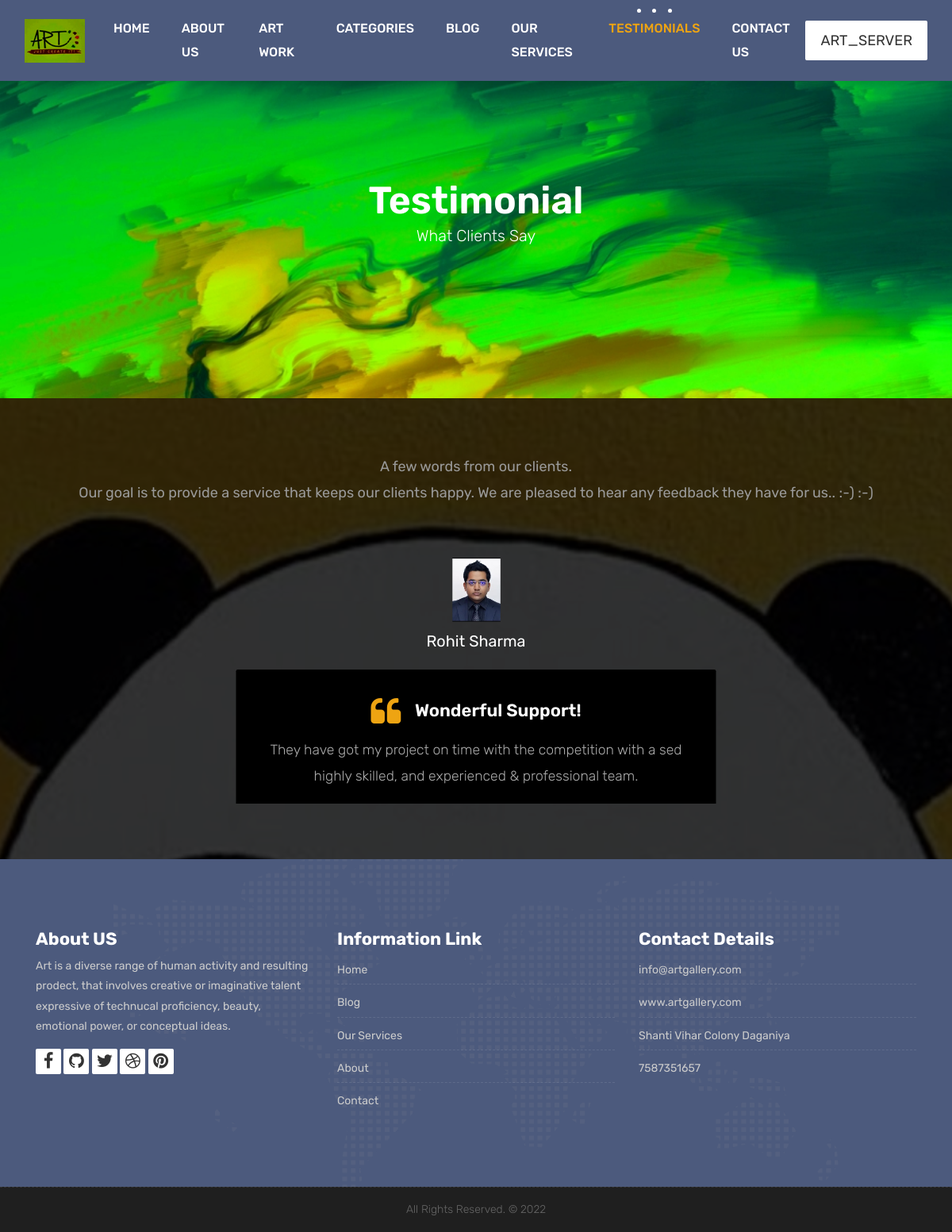
The app's page /Testimonial.php with its own data.
### tables this page shows
CREATE TABLE `testimonial` (
  `id` int(11) NOT NULL,
  `image` text NOT NULL,
  `name` text NOT NULL,
  `quote` text NOT NULL,
  `testimoni` text NOT NULL,
  `status` text NOT NULL,
  `created_at` timestamp NOT NULL DEFAULT current_timestamp()
);

### Testimonial.php (the view, shortened to what this page needs)
<?php
   include("admin/connection.php");
   $sql = "SELECT * from `testimonial` ";
   $testimoni = $connect->query($sql);
 ?>
<!DOCTYPE html>
<html lang="en">
    <link rel="stylesheet" href="css/bootstrap.min.css">
    <link rel="stylesheet" href="style.css">
    <link rel="stylesheet" href="css/versions.css">
    <link rel="stylesheet" href="css/responsive.css">
    <link rel="stylesheet" href="css/custom.css">
</head>
<body class="host_version">
	<header class="top-navbar">
		<nav class="navbar navbar-expand-lg navbar-light bg-light">
			<div class="container-fluid">
				<a class="navbar-brand" href="index.php">
					<img src="image2/logo3.jpg" alt="" />
				</a>
				<div class="collapse navbar-collapse" id="navbars-host">
					<ul class="navbar-nav ml-auto">
						<li class="nav-item"><a class="nav-link" href="index.php">Home</a></li>
						<li class="nav-item"><a class="nav-link" href="about.php">About Us</a></li>
                        <li class="nav-item"><a class="nav-link" href="art work.php">Art Work</a></li>
						<li class="nav-item dropdown">
							<a class="nav-link dropdown-toggle" href="#" id="dropdown-a" data-toggle="dropdown">CATEGORIES </a>
						</li>
						<li class="nav-item"><a class="nav-link" href="blog.php">Blog</a></li>
                        <li class="nav-item"><a class="nav-link" href="Our Services.php">OUR SERVICES</a></li>
						<li class="nav-item active"><a class="nav-link" href="Testimonial.php">TESTIMONIALS</a></li>
						<li class="nav-item"><a class="nav-link" href="Contact us.php">CONTACT US</a></li>
					</ul>
					<ul class="nav navbar-nav navbar-right">
                        <li><a class="hover-btn-new log" href="#" data-toggle="modal" data-target="#login"><span>ART_Server</span></a></li>
                    </ul>
				</div>
			</div>
		</nav>
	</header>
	<div class="all-title-box">
		<div class="container text-center">
			<h1>Testimonial<span class="m_1">What clients say</span></h1>
		</div>
	</div>
    <div id="testimonials" class="parallax section db parallax-off" style="background-image:url('image2/panda.jpg');">
        <div class="container">
            <div class="section-title text-center">
                <p>A few words from our clients.</p>
                <p>Our goal is to provide a service that keeps our clients happy. We are pleased
                    to hear any feedback they have for us.. :-) :-) </p>
            </div>
            <div class="row">
                <div class="col-md-12 col-sm-12">
                    <div class="testi-carousel owl-carousel owl-theme">
                    <?php
                    while($row = mysqli_fetch_assoc($testimoni)){
                    ?>
                        <div class="testimonial clearfix">
							<div class="testi-meta">
                                <img src="dbimages/<?= $row['image']?>" alt="" class="img-fluid">
                                <h4><?= $row['name']?></h4>
                            </div>
                            <div class="desc">
                                <h3><i class="fa fa-quote-left"></i> <?= $row['quote']?></h3>
                                <p class="lead"><?= $row['testimoni']?> </p>
                            </div>
                        </div>
                        <?php } ?>
                        </div>
                    </div>
                </div>
            </div>
        </div>
    <footer class="footer">
        <div class="container">
            <div class="row">
                <div class="col-lg-4 col-md-4 col-xs-12">
                    <div class="widget clearfix">
                        <div class="widget-title">
                            <h3>About US</h3>
                        </div>
                        <p>Art is a diverse range of human activity and resulting prodect, that involves creative or
							imaginative talent expressive of technucal proficiency, beauty, emotional power, or conceptual ideas.</p>
                        <div class="footer-right">
							<ul class="footer-links-soi">
								<li><a href="#"><i class="fa fa-facebook"></i></a></li>
								<li><a href="#"><i class="fa fa-github"></i></a></li>
								<li><a href="#"><i class="fa fa-twitter"></i></a></li>
								<li><a href="#"><i class="fa fa-dribbble"></i></a></li>
								<li><a href="#"><i class="fa fa-pinterest"></i></a></li>
							</ul>
						</div>
                    </div>
                </div>
				<div class="col-lg-4 col-md-4 col-xs-12">
                    <div class="widget clearfix">
                        <div class="widget-title">
                            <h3>Information Link</h3>
                        </div>
                        <ul class="footer-links">
                            <li><a href="#">Home</a></li>
                            <li><a href="#">Blog</a></li>
                            <li><a href="#">Our Services</a></li>
							<li><a href="#">About</a></li>
							<li><a href="#">Contact</a></li>
                        </ul>
                    </div>
                </div>
                <div class="col-lg-4 col-md-4 col-xs-12">
                    <div class="widget clearfix">
                        <div class="widget-title">
                            <h3>Contact Details</h3>
                        </div>
                        <ul class="footer-links">
                            <li><a href="mailto:#">info@artgallery.com</a></li>
                            <li><a href="#">www.artgallery.com</a></li>
                            <li>Shanti Vihar Colony Daganiya</li>
                            <li>7587351657</li>
                        </ul>
                    </div>
                </div>
            </div>
        </div>
    </footer>
    <div class="copyrights">
        <div class="container">
            <div class="footer-distributed">
                <div class="footer-center">
                    <p class="footer-company-name">All Rights Reserved. &copy; 2022 <a href="#"></a></p>
                </div>
            </div>
        </div>
    </div>
</body>
</html>

### records on screen
testimonial: image (picture), name "Rohit Sharma", quote "Wonderful Support!", testimoni "They have got my project on time with the competition with a sed highly skilled, and experienced & professional team."
